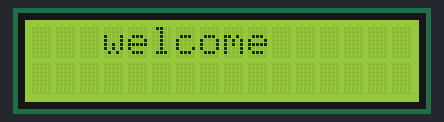
A sketch run on a simulated Arduino Uno, built with avr-gcc and run on an emulated ATmega328P. Parts: 16×2 character LCD.

Above: at 0.1 s.
At 4.1 s:
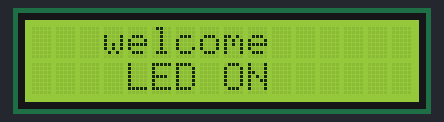

The sketch:

lcd_with_led_task.ino
```cpp
#include <LiquidCrystal.h>
const int rs=3,en=2,d4=11,d5=10,d6=9,d7=8;
LiquidCrystal lcd(rs,en,d4,d5,d6,d7);
int led=13;


void setup() {
  lcd.begin(16,2);
}
void loop() {
  lcd.setCursor(3,0);
  int data = lcd.print("welcome");
  delay(1000);
  digitalWrite(led,HIGH);
  delay(3000);

  do{
    lcd.setCursor(4,1);
    lcd.print("LED ON");
  }
  while(led==HIGH);
}
```
